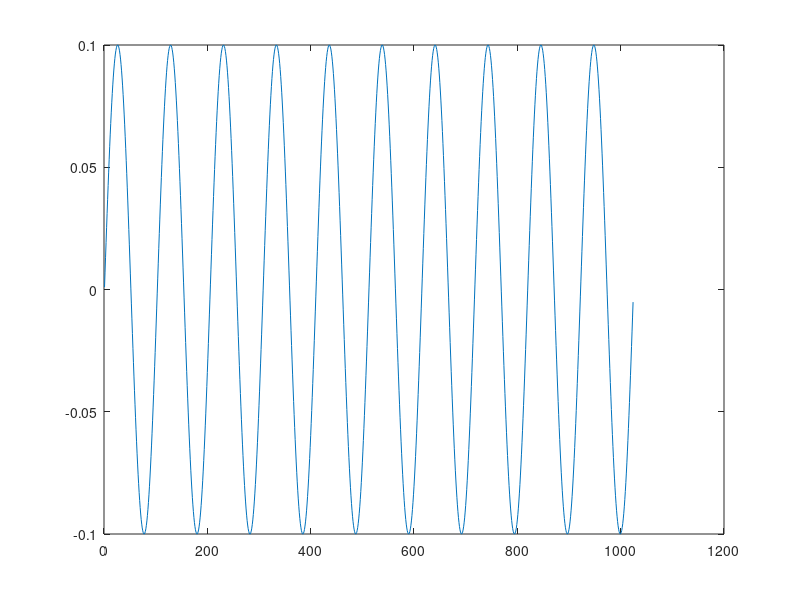

Source code (MATLAB):
clear all;
close all;
clc
 
% %%%%%%%%%%%%%%%%%%%%%%%%%%%%%%%%%%%%%%%%%%%%%%%%%%%%%%
% % Step 2
% % Signal Generation
% %%%%%%%%%%%%%%%%%%%%%%%%%%%%%%%%%%%%%%%%%%%%%%%%%%%%%% 


FileName = 'ROM_Chirp';

% Fs = 3000;
% Tr = 4096/Fs;
% k  = 0;
% a  = 0.64;
% f  = 46.875;
% p  = 0.0;

t = 0:1/12E3:2;          


Fs = 1024;                    % Frecuencia de muestreo
Ts = 1/Fs;                    % Tiempo de muestreo
T = Ts;
L = size(t);                   % Ancho de la senal
h = (0:L(2)-1)*T;              % Vector del tiempo


%%%%%%%%%%%%%%%%%%%%%%  Senoidal %%%%%%%%%%%%%%%%%%%%%%%%%
  
F1 = 7;                     %Frecuencia en Hz
F2 =5;                     %Frecuencia en Hz

T_Exp = 2;                  %tiempo del experimento en segundos
pha = 0;                    %fase en radianes


x1 = Ts:Ts*2*pi:2*pi;
x1 = x1*F1*T_Exp;

x2 = Ts:Ts*2*pi:2*pi;
x2 = x2*F2*T_Exp;




[M1,N1] = size (x1);


t = 0: (T_Exp/(N1-1)):T_Exp;
g1 = square (x1+pha);                          %%%Senal Senoidal
g2 = sin (x2+pha)*0.1;                   %%%Senal Cuadrada

%X = g1+g2;
X = g2;
plot(X)
save X.mat
% %%%%%%%%%%%%%%%%%%%%%%%%%%%%%%%%%%%%%%%%%%%%%%%%%%%%%%
% % Step 2
% % Automatic VHDL file generation of Signal
% %%%%%%%%%%%%%%%%%%%%%%%%%%%%%%%%%%%%%%%%%%%%%%%%%%%%%%

% Data resolution in bits
B = 12;

% Computation
% Vector size
C = size(X,2);
% MAC programmable counter bits
V = floor(log2(C)+0.5);

% DWT
% Format computation
CM = max(abs(X));        % Maximum absolute column coefficient value
T  = 1.0 - 2.0^(1-B);    % Least value represented with B bits
% Integer part
e  = 1 + ceil(log(CM)/log(2.0*T));
% Fractionary part
f  = B - e;
% Quantization factor
Fq = 2^f;
% Coefficient quantization by rounding
Vq = floor(X*Fq + 0.5);
% Coefficient scaling
Vs = Vq/Fq;
% Coefficient binarization in 2's complement
for i=1:C 
    % Positive-integer adjustment for negative numbers
    Auxiliar = Vq(i);
    if (Auxiliar < 0)
        Auxiliar = 2^B + Auxiliar;
    end;
    % Binarization
    for k=B:-1:1
        ABI(i,k) = rem(Auxiliar,2);
        Auxiliar = floor(Auxiliar/2);
    end;
end;

% Open VHDL file
fid = fopen([FileName '.vhd'],'wt');
%fid = fopen([FileName '.tx'],'wt');
% Description header
fprintf(fid,'library IEEE;\n');
fprintf(fid,'use IEEE.std_logic_1164.all;\n');
fprintf(fid,'use ieee.numeric_std.all;\n');
fprintf(fid,'\n');
fprintf(fid,'entity %s is\n',FileName);
fprintf(fid,'   port(\n');
% Coefficient index declaration
fprintf(fid,'      CLK : in std_logic;\n');
fprintf(fid,'      I   : in  std_logic_vector(%d downto 0);\n',V-1);
% Filter coefficient declaration
fprintf(fid,'      A   : out std_logic_vector(%d downto 0)\n',B-1);
fprintf(fid,'      );\n');
fprintf(fid,'   end entity;\n');
fprintf(fid,'\n');
fprintf(fid,'architecture ROM of %s is\n',FileName);
fprintf(fid,'\n');
fprintf(fid,'subtype word_t is std_logic_vector(%d downto 0);\n',B-1);
fprintf(fid,'type memory_t is array(0 to %d) of word_t;\n',C-1);
fprintf(fid,'\n');
fprintf(fid,'signal rom : memory_t := (');
fprintf(fid,'         -- Coefficient format %d.%d\n',e,f);
% Automatic table generation
for i=1:C
    fprintf(fid,'   "');
    % Coefficient binarization
    for j=1:B
        fprintf(fid,'%d',ABI(i,j));
    end;
    if (i == C)
        fprintf(fid,'" -- Column %d   Coefficient %1.8f\n',i,Vs(i));
    else
        fprintf(fid,'", -- Column %d   Coefficient %1.8f\n',i,Vs(i));
    end;    
    
end;
fprintf(fid,');\n');
% End VHDL file
fprintf(fid,'begin\n');
fprintf(fid,'	process(clk)\n');
fprintf(fid,'	begin\n');
fprintf(fid,'	if(rising_edge(CLK)) then\n');
fprintf(fid,'		A <= rom(to_integer(unsigned(I)));\n');
fprintf(fid,'	end if;\n');
fprintf(fid,'	end process;\n');
fprintf(fid,'end ROM;\n');
% Close file
fclose(fid);
%'End of ROM Generation'